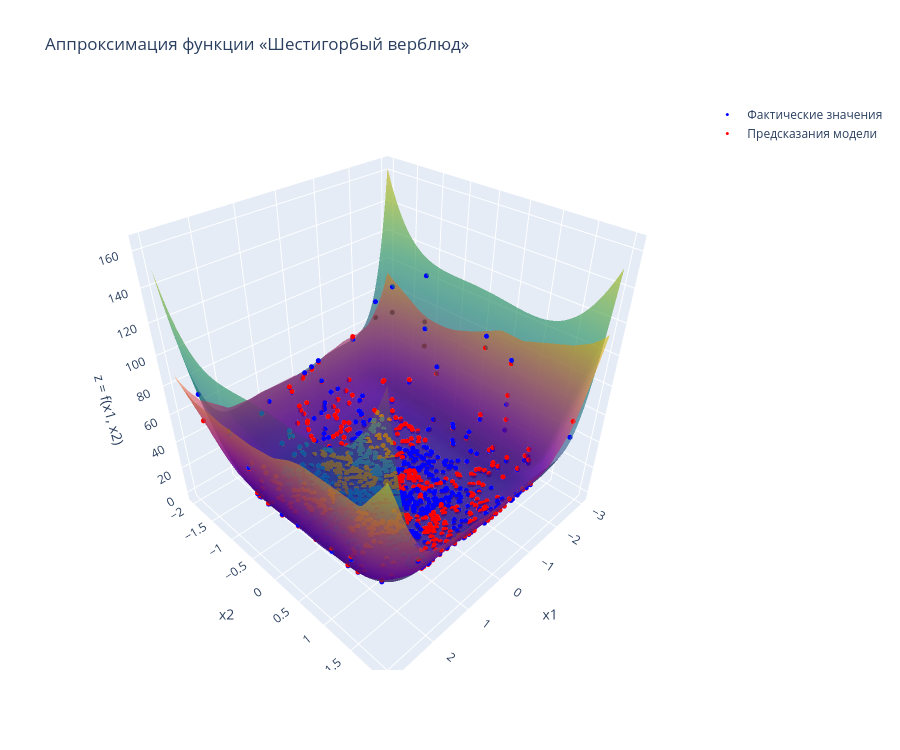

The cell this chart's notebook holds for it:
### Code cell
visualize_and_evaluate_3d_model(
    model=model,
    X_test=X_test_f2,
    y_test=y_test_f2,
    y_pred=final_pred_np,
    function=camel_back_6,
    title_name="Аппроксимация функции «Шестигорбый верблюд»"
)

### Figure 1 — Plotly figure (JSON) as saved in the notebook; plotly's stock layout.template omitted (floating-point values rounded to 4 significant figures; data arrays with more than 128 entries replaced by an {"elided": "..."} marker saying what was removed)
{"data": [{"colorscale": [[0.0, "#440154"], [0.1111, "#482878"], [0.2222, "#3e4989"], [0.3333, "#31688e"], [0.4444, "#26828e"], [0.5556, "#1f9e89"], [0.6667, "#35b779"], [0.7778, "#6ece58"], [0.8889, "#b5de2b"], [1.0, "#fde725"]], "name": "Исходная функция", "opacity": 0.65, "showscale": false, "x": {"elided": "80x80 float values"}, "y": {"elided": "80x80 float values"}, "z": {"elided": "80x80 float values"}, "type": "surface"}, {"colorscale": [[0.0, "#0d0887"], [0.1111, "#46039f"], [0.2222, "#7201a8"], [0.3333, "#9c179e"], [0.4444, "#bd3786"], [0.5556, "#d8576b"], [0.6667, "#ed7953"], [0.7778, "#fb9f3a"], [0.8889, "#fdca26"], [1.0, "#f0f921"]], "name": "Аппроксимация модели", "opacity": 0.65, "showscale": false, "x": {"elided": "80x80 float values"}, "y": {"elided": "80x80 float values"}, "z": {"elided": "80x80 float values"}, "type": "surface"}, {"marker": {"color": "blue", "size": 3}, "mode": "markers", "name": "Фактические значения", "x": {"elided": "1200 float values"}, "y": {"elided": "1200 float values"}, "z": {"elided": "1200 float values"}, "type": "scatter3d"}, {"marker": {"color": "red", "size": 3}, "mode": "markers", "name": "Предсказания модели", "x": {"elided": "1200 float values"}, "y": {"elided": "1200 float values"}, "z": {"elided": "1200 float values"}, "type": "scatter3d"}], "layout": {"title": {"text": "Аппроксимация функции «Шестигорбый верблюд»"}, "scene": {"xaxis": {"title": {"text": "x1"}}, "yaxis": {"title": {"text": "x2"}}, "zaxis": {"title": {"text": "z = f(x1, x2)"}}}, "height": 750}}
